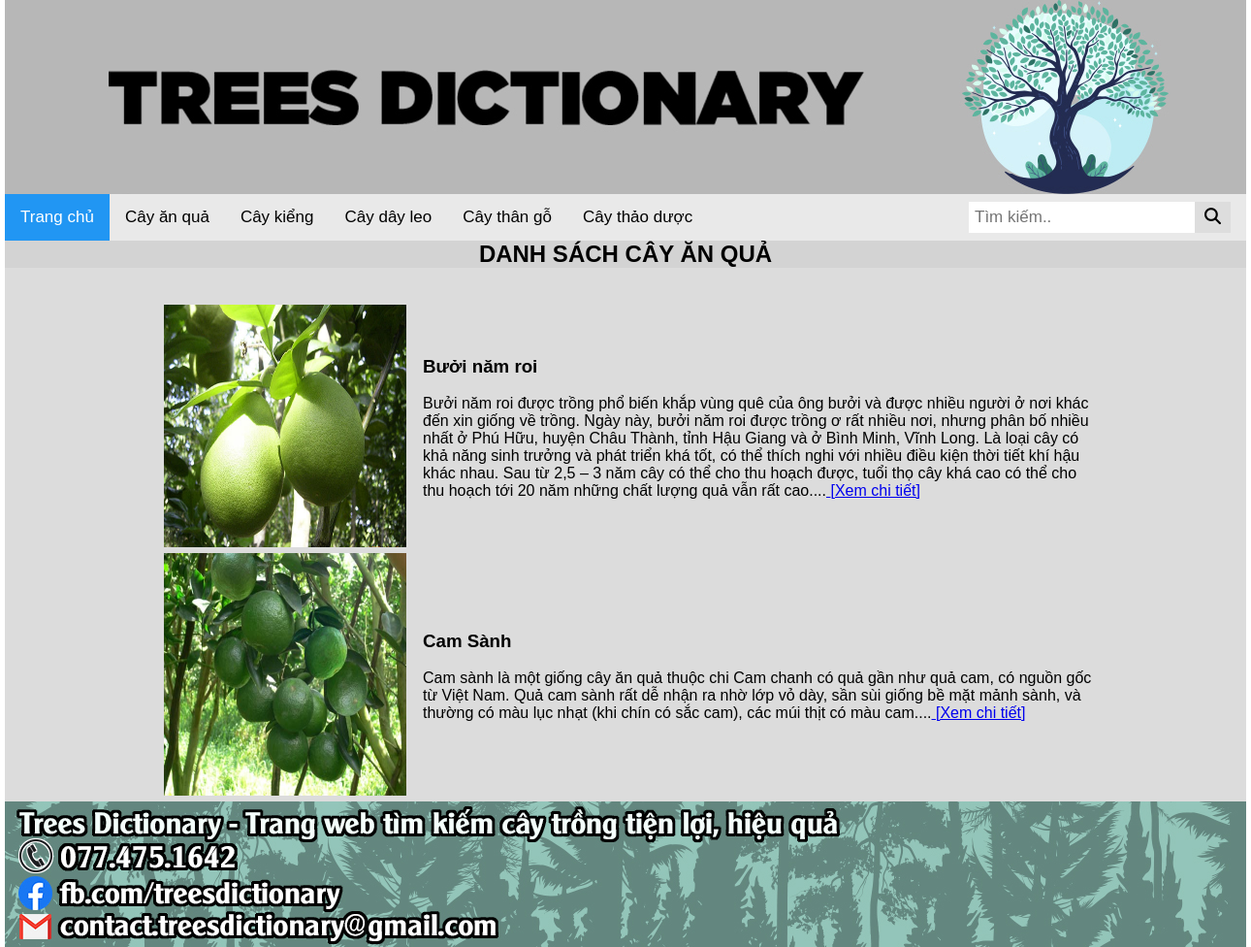
Screenshot of /ds_trees_l1_homepage.php with the database file from the repository.
### tables this page shows
CREATE TABLE `db_trees` (
  `Mact` int(11) NOT NULL,
  `Tencay` varchar(200) NOT NULL,
  `Dacdiem` text NOT NULL,
  `Loaicay` varchar(200) NOT NULL,
  `Cachchamsoc` text NOT NULL,
  `Hinh` varchar(500) NOT NULL,
  `Motacay` text NOT NULL,
  `Luottruycap` int(200) NOT NULL
);

### ds_trees_l1_homepage.php (the view, shortened to what this page needs)
<!DOCTYPE html>
<html>
<head>
</head>
<link rel="stylesheet" href="homepage.css">
<link href="css/ads.css" rel="stylesheet" type="text/css">
<body>
<div id="wrapper">
        <div id="header"></div>
        <div id="menu">
            <div class="topnav">
            <a class="active" href="index.php">Trang chủ</a>
                <a href="ds_trees_l1_homepage.php">Cây ăn quả</a>
                <a href="ds_trees_l2_homepage.php">Cây kiểng</a>
                <a href="ds_trees_l3_homepage.php">Cây dây leo</a>
                <a href="ds_trees_l4_homepage.php">Cây thân gỗ</a>
                <a href="ds_trees_l5_homepage.php">Cây thảo dược</a>
                <div class="search-container">
                <form action="search_page.php" method ="GET" onsubmit="return signup()">
                    <input type="text" placeholder="Tìm kiếm.." id="search" name="search" onkeyup="showResult(this.value)">
                    <button type="submit"><i class="fa fa-search"></i></i></button>
                     </form>
                </div>
            </div>
    </div>
<div class="adfloat" id="divBannerFloatLeft">
 <p><a href="http://hocwebgiare.com/" target="_blank"><img src="http://hocwebgiare.com/images/left_banner.png" alt=""></a>
 </p>
</div>
<div class="adfloat" id="divBannerFloatRight">
 <p><a href="http://hocwebgiare.com/" target="_blank"><img src="http://hocwebgiare.com/images/right_banner.jpg" alt=""></a>
 </p>
</div>
    <div id="ten-content">
        <h2><center>DANH SÁCH CÂY ĂN QUẢ</center></h2>
    </div>
    <div id="content">
    <?php
include "connect.php";
echo "<table >" ;
foreach ($sql = $con->query("SELECT * FROM db_trees WHERE Loaicay='Ăn quả' ") as $value){
    echo "<tr id='tr'>
    <td id='link' ><img src='".$value['Hinh']."'></td>
    <td style='width:700px'><h3>".$value['Tencay']."</h3></br> ".$value['Dacdiem']."...<a href =detail_trees.php?id=".$value['Mact']."> [Xem chi tiết]</a></td>
    </tr>";
    }
  echo "</table>";
 ?>
</div>
<div id="footer">
    </div>
</body>
</html>

### homepage.css (style rules this page uses)
td img { width: 250px; height: 250px; }
* { margin: auto; padding: 0; }
#footer { width: 1280px; height: 150px; background-image: url("./hinhanh/footer.jpg"); }
#wrapper { width: 1280px; }
#header { height: 200px; width: 1280px; background-image: url("./hinhanh/banner.jpg"); }
body { margin: 0; font-family: Arial, Helvetica, sans-serif; }
.topnav { overflow: hidden; background-color: #e9e9e9; }
.topnav a { float: left; display: block; color: black; text-align: center; padding: 14px 16px; text-decoration: none; font-size: 17px; }
.topnav a.active { background-color: #2196F3; color: white; }
.topnav .search-container { float: right; }
.topnav input[type=text] { padding: 6px; margin-top: 8px; font-size: 17px; border: none; }
.topnav .search-container button { float: right; padding: 6px 10px; margin-top: 8px; margin-right: 16px; background: #ddd; font-size: 17px; border: none; cursor: pointer; }
#content { background-color: gainsboro; }
#ten-content { background-color: lightgray; }
td { padding-left: 15px; }

### css/ads.css (style rules this page uses)
#divBannerFloatLeft { width: 120px; line-height:30px; position: fixed;overflow:hidden; left:0px !important; }
#divBannerFloatRight { width: 120px; line-height:30px; position: fixed;overflow:hidden;right:0px !important; }

### ds_trees_l1_homepage.php (style rules this page uses)
#link { text-align:center; }

### rows the page displays
db_trees: Hinh (picture), Tencay "Bưởi năm roi", Dacdiem "Bưởi năm roi được trồng phổ biến khắp vùng quê của ông bưởi và được nhiều người ở nơi khác đến xin giống về trồng. Ngày này, bưởi năm roi được trồng ơ rất nhiều nơi, nhưng phân bố nhiều nhất ở Phú Hữu, huyện Châu Thành, tỉnh Hậu Giang và ở Bình Minh, Vĩnh Long. Là loại cây có khả năng sinh trưởng và phát triển khá tốt, có thể thích nghi với nhiều điều kiện thời tiết khí hậu khác nhau. Sau từ 2,5 – 3 năm cây có thể cho thu hoạch được, tuổi thọ cây khá cao có thể cho thu hoạch tới 20 năm những chất lượng quả vẫn rất cao."
db_trees: Hinh (picture), Tencay "Cam Sành", Dacdiem "Cam sành là một giống cây ăn quả thuộc chi Cam chanh có quả gần như quả cam, có nguồn gốc từ Việt Nam. Quả cam sành rất dễ nhận ra nhờ lớp vỏ dày, sần sùi giống bề mặt mảnh sành, và thường có màu lục nhạt (khi chín có sắc cam), các múi thịt có màu cam."
